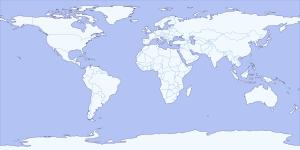
#> input picture data/world_map_arctic.jpg, 300 x 150 px, found by its file name
$ python Earth.py
#> lines starting #> are read from the running program, lines starting #| are printed output that depends on the picture
import numpy as np
import matplotlib.pyplot as plt
from PIL import Image
import os

class Earth:
    """
    简化的地球类，用于绘制带纹理的地球模型
    """

    def __init__(self, texture_path='data/world_map_arctic.jpg',
                 radius=6371.0, resolution=50, use_texture=True):
        """
        初始化地球对象

        参数:
        texture_path (str): 地球贴图文件路径
        radius (float): 地球半径，单位km，默认6371km
        resolution (int): 地球表面网格分辨率，默认50
        use_texture (bool): 是否使用贴图，默认True
        """
        self.texture_path = texture_path
        self.radius = radius
        self.resolution = resolution
        self.use_texture = use_texture
        self.texture_image = None

        # 加载贴图
        if self.use_texture:
            self.load_texture()

        # 生成地球球面坐标
        self.generate_sphere()

    def load_texture(self):
        """
        加载地球贴图
        """
        try:
            if os.path.exists(self.texture_path):
                self.texture_image = Image.open(self.texture_path)
#> self.texture_image is the input picture: PIL image 300x150 RGB; mean R, G, B 196.1, 209, 243.8
            else:
                print(f"警告: 找不到贴图文件 {self.texture_path}")
                self.texture_image = None
                self.use_texture = False
        except Exception as e:
            print(f"警告: 加载贴图时出错 - {e}")
            self.texture_image = None
            self.use_texture = False

    def generate_sphere(self):
        """
        生成地球球面的坐标点
        """
        u = np.linspace(0, 2 * np.pi, self.resolution)
        v = np.linspace(0, np.pi, self.resolution)

        # 保存原始坐标，用于旋转计算
        self.x_original = self.radius * np.outer(np.cos(u), np.sin(v))
        self.y_original = self.radius * np.outer(np.sin(u), np.sin(v))
        self.z_original = self.radius * np.outer(np.ones(np.size(u)), np.cos(v))

        # 当前显示坐标（初始时等于原始坐标）
        self.x = self.x_original.copy()
        self.y = self.y_original.copy()
        self.z = self.z_original.copy()

    def rotation(self, theta):
        """
        让地球绕z轴旋转theta度

        参数:
        theta (float): 旋转角度（度）
        """
        # 将角度转换为弧度
        theta_rad = np.radians(theta)

        # 绕z轴旋转矩阵
        cos_theta = np.cos(theta_rad)
        sin_theta = np.sin(theta_rad)

        # 应用旋转变换
        self.x = self.x_original * cos_theta - self.y_original * sin_theta
        self.y = self.x_original * sin_theta + self.y_original * cos_theta
        self.z = self.z_original.copy()  # z坐标不变

    def plot_earth(self, ax):
        """
        在3D坐标轴上绘制地球

        参数:
        ax: matplotlib 3D坐标轴对象
        """
        if self.use_texture and self.texture_image is not None:
            self._plot_earth_with_texture(ax)
        else:
            self._plot_earth_simple(ax)

    def _plot_earth_with_texture(self, ax):
        """
        使用贴图绘制地球
        """
        try:
            # 将贴图转换为numpy数组
            texture_array = np.array(self.texture_image)

            # 关键：使用原始坐标计算纹理映射，这样旋转时纹理会保持固定
            lon = np.arctan2(self.y_original, self.x_original)
            lat = np.arcsin(np.clip(self.z_original / self.radius, -1, 1))

            u = (lon + np.pi) / (2 * np.pi)
            v = (-lat + np.pi/2) / np.pi  # 翻转v坐标，修复上下颠倒问题

            u = np.clip(u, 0, 1)
            v = np.clip(v, 0, 1)

            # 映射到图像像素
            img_height, img_width = texture_array.shape[:2]
#> img_height = 150; img_width = 300
            u_pixels = np.clip((u * (img_width - 1)).astype(int), 0, img_width - 1)
            v_pixels = np.clip((v * (img_height - 1)).astype(int), 0, img_height - 1)

            # 获取颜色值
            if len(texture_array.shape) == 3:
                colors = texture_array[v_pixels, u_pixels] / 255.0
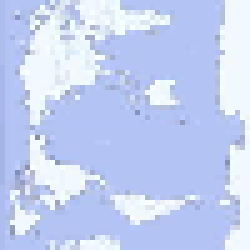
#> colors: shape (50, 50, 3) float64 (shown 5 times larger); mean R, G, B 0.767, 0.818, 0.955
            else:
                gray_values = texture_array[v_pixels, u_pixels] / 255.0
                colors = np.stack([gray_values, gray_values, gray_values], axis=-1)

            # 绘制地球 - 兼容性修复：移除不支持的参数
            surface = ax.plot_surface(self.x, self.y, self.z,
                                     facecolors=colors,
                                     alpha=0.7,  # 降低透明度，减少遮挡
                                     antialiased=False,
                                     shade=False)
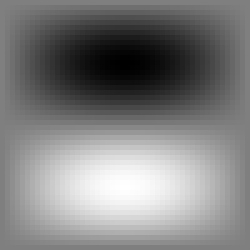
#> self.x: shape (50, 50) float64 (shown 5 times larger); min -6364.5, max 6364.5, mean 0; drawn with min black and max white

            # 手动设置zorder（如果支持的话）
            try:
                surface.set_zorder(1)  # 设置较低的zorder
            except:
                pass  # 如果不支持zorder，忽略错误

        except Exception as e:
            print(f"绘制纹理时出错: {e}，使用默认颜色")
            self._plot_earth_simple(ax)

    def _plot_earth_simple(self, ax):
        """
        使用简单颜色绘制地球
        """
        surface = ax.plot_surface(self.x, self.y, self.z,
                                 color='lightblue',
                                 alpha=0.6,  # 降低透明度，减少遮挡
                                 antialiased=False)

        # 手动设置zorder（如果支持的话）
        try:
            surface.set_zorder(1)  # 设置较低的zorder
        except:
            pass  # 如果不支持zorder，忽略错误

# 使用示例
if __name__ == "__main__":
    from mpl_toolkits.mplot3d import Axes3D

    # 创建地球对象
    earth = Earth()

    # 让地球绕z轴旋转90度（更明显的旋转效果）
    earth.rotation(90)

    # 创建3D图形
    fig = plt.figure(figsize=(10, 8))
    ax = fig.add_subplot(111, projection='3d')

    # 绘制地球
    earth.plot_earth(ax)

    # 设置坐标轴
    ax.set_xlabel('X (km)')
    ax.set_ylabel('Y (km)')
    ax.set_zlabel('Z (km)')
    ax.set_title('Earth (Rotated 90° around Z-axis)')

    # 设置相等的坐标轴比例和范围
    ax.grid(False)

    # 使用地球半径的1.5倍作为显示范围，确保比例正确
    limit = earth.radius * 1.5
    ax.set_xlim([-limit, limit])
    ax.set_ylim([-limit, limit])
    ax.set_zlim([-limit, limit])

    # 强制设置相等的坐标轴比例
    ax.set_box_aspect([1,1,1])  # 等比例的长宽高

    # 优化3D渲染（兼容性处理）
    try:
        ax.computed_zorder = False
    except AttributeError:
        pass

    plt.tight_layout()
    plt.show()
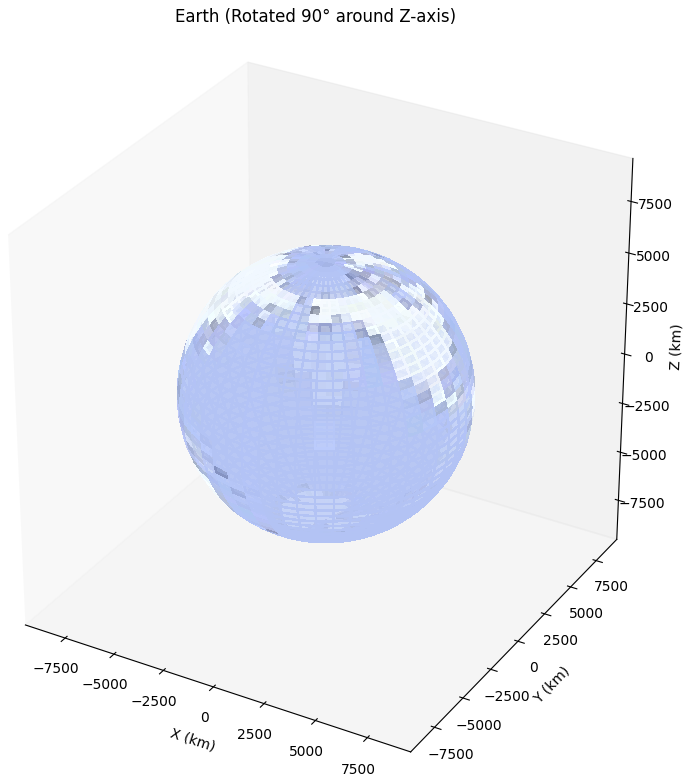
#> figure drawn by matplotlib, 1 panel
